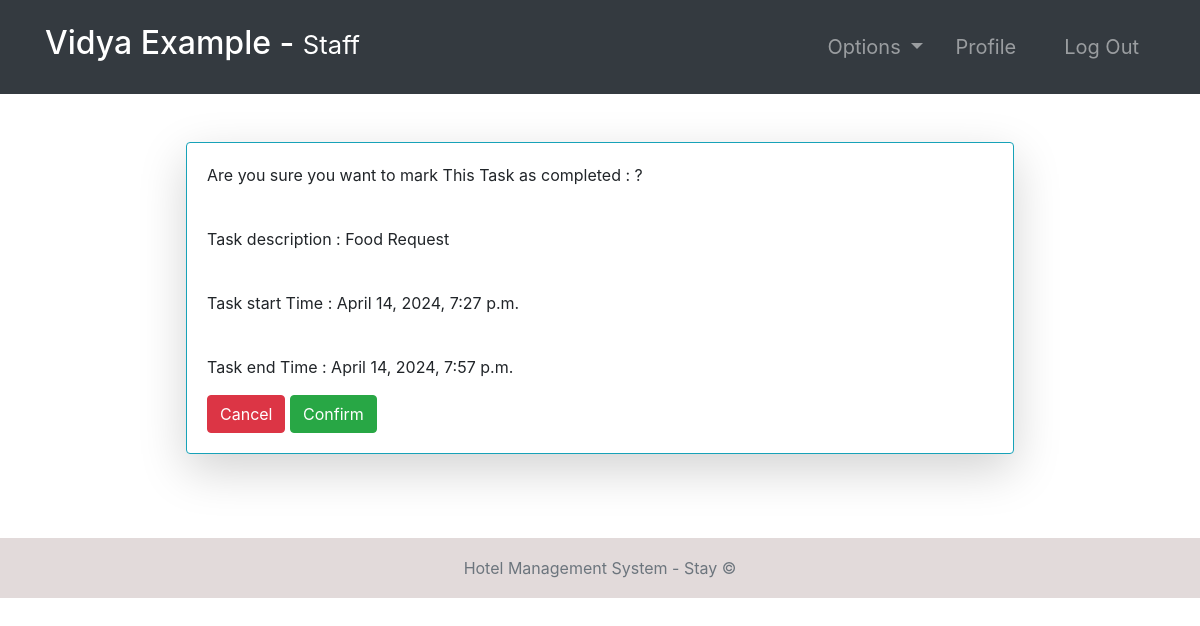
Page /completeTask/1/ (signed in) on the committed database.
### accounts/models.py (models this page shows, shortened)
class Task(models.Model):
    employee = models.ForeignKey(
        Employee,   null=True, on_delete=models.CASCADE)
    startTime = models.DateTimeField()
    endTime = models.DateTimeField()
    description = models.TextField()

### accounts/views.py (the view)
# urls.py: path('completeTask/<str:pk>/', completeTask, name="completeTask"),
@login_required(login_url='login')
def completeTask(request, pk):
    role = str(request.user.groups.all()[0])
    path = role + "/"
    task = Task.objects.get(id=pk)
    if request.method == "POST":
        task.delete()
        return redirect("tasks")
    context = {
        "role": role,
        'task': task
    }
    return render(request, path + "completeTask.html", context)

### Templates/staff/completeTask.html (shortened to what this page needs)
{% extends '../index.html' %}
{% block context %}
<div class="row justify-content-center m-5">
    <div class="card border-info shadow-lg w-75">
        <div class="card-body">
            <p>Are you sure you want to mark This Task as completed : ?</p> <br>
            <p>Task description : {{ task.description }} </p> <br>
            <p>Task start Time : {{ task.startTime }}</p><br>
            <p>Task end Time : {{ task.endTime }} </p>
            <form action="{% url 'completeTask' task.id %}" method="post">
                <a class="btn btn-danger" href="{% url 'tasks' %}">Cancel</a>
                <input class="btn btn-success" type="submit" value="Confirm">
            </form>
        </div>
    </div>
</div>
{% endblock %}

### Templates/incs/nav.html (shortened to what this page needs)
<nav class="navbar navbar-dark bg-dark navbar-expand-lg py-3 " role="navigation">
    <div class="container">
        <a href="" class="navbar-brand">
            <h2 class="text-capitalize">
                {{ request.user.first_name }} {{ request.user.last_name }} -
                <small>
                    {{ role }}
                </small>
            </h2>
        </a>
        <div class="collapse navbar-collapse" id="navbarTags">
            <ul class="navbar-nav ml-auto">
                <li class="nav-item dropdown p-2">
                    <a class="nav-link dropdown-toggle" href="#" id="navbarDropdown" role="button"
                        data-toggle="dropdown" aria-haspopup="true" aria-expanded="false">
                        Options
                    </a>
                </li>
                <li class="nav-item mr-3 p-2">
                    {% if role == 'staff' or role == 'receptionist' or role == 'admin' or role == 'manager' %}
                    <a href="{% url 'employee-profile' user.id %}" class="nav-link">Profile</a>
                    {% endif %}
                </li>
                <li class="nav-item p-2 ">
                    <a href="{% url 'logout' %}" class="nav-link">Log Out</a>
                </li>
            </ul>
        </div>
    </div>
</nav>

### static/css/main.css (style rules this page uses)
* { margin: 0; padding: 0; -webkit-font-smoothing: antialiased; }
body { position: relative; }
nav .nav-item { font-size: 20px; }

### rows in the picture
Task: description "Food Request", startTime "April 14, 2024, 7:27 p.m.", endTime "April 14, 2024, 7:57 p.m."

### other values in the picture
{{ request.user.first_name }} "Vidya"
{{ request.user.last_name }} "Example"
{{ role }} "Staff"
